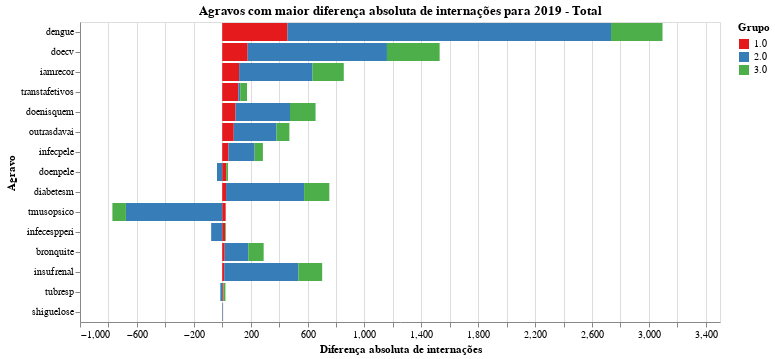

The code cell stored with this chart in its notebook:
### Code cell
chart = plot_grafico_dif(df_19, df_r,
                         'inter_total', 
                         "Agravos com maior diferença absoluta de internações para 2019 - Total",
                        "Diferença absoluta de internações")

#chart.save('tx_bruta_t.svg')
chart

### Figure 1 — Vega-Lite specification as saved in the notebook (floating-point values rounded to 4 significant figures)
{"config": {"view": {"continuousWidth": 400, "continuousHeight": 300}, "range": {"category": {"scheme": "set1"}}}, "data": {"name": "data-7ef2bb84d7b1ca2ac9f557a8c9c7969b"}, "mark": "bar", "encoding": {"color": {"type": "nominal", "field": "grupo", "title": "Grupo"}, "order": {"type": "nominal", "field": "grupo", "sort": "ascending"}, "tooltip": {"type": "quantitative", "field": "taxa"}, "x": {"type": "quantitative", "field": "taxa", "title": "Diferença absoluta de internações"}, "y": {"type": "nominal", "field": "agravo", "sort": null, "title": "Agravo"}}, "title": "Agravos com maior diferença absoluta de internações para 2019 - Total", "width": 640, "$schema": "https://vega.github.io/schema/vega-lite/v4.8.1.json", "datasets": {"data-7ef2bb84d7b1ca2ac9f557a8c9c7969b": [{"agravo": "dengue", "grupo": "1.0", "taxa": 459.0}, {"agravo": "dengue", "grupo": "2.0", "taxa": 2275.0}, {"agravo": "dengue", "grupo": "3.0", "taxa": 361.9}, {"agravo": "doecv", "grupo": "1.0", "taxa": 178.9}, {"agravo": "doecv", "grupo": "2.0", "taxa": 979.4}, {"agravo": "doecv", "grupo": "3.0", "taxa": 370.4}, {"agravo": "iamrecor", "grupo": "1.0", "taxa": 118.8}, {"agravo": "iamrecor", "grupo": "2.0", "taxa": 516.1}, {"agravo": "iamrecor", "grupo": "3.0", "taxa": 219.8}, {"agravo": "transtafetivos", "grupo": "1.0", "taxa": 113.4}, {"agravo": "transtafetivos", "grupo": "2.0", "taxa": 13.22}, {"agravo": "transtafetivos", "grupo": "3.0", "taxa": 47.44}, {"agravo": "doenisquem", "grupo": "1.0", "taxa": 93.67}, {"agravo": "doenisquem", "grupo": "2.0", "taxa": 382.9}, {"agravo": "doenisquem", "grupo": "3.0", "taxa": 179.7}, {"agravo": "outrasdavai", "grupo": "1.0", "taxa": 81.0}, {"agravo": "outrasdavai", "grupo": "2.0", "taxa": 300.8}, {"agravo": "outrasdavai", "grupo": "3.0", "taxa": 90.44}, {"agravo": "infecpele", "grupo": "1.0", "taxa": 43.44}, {"agravo": "infecpele", "grupo": "2.0", "taxa": 184.4}, {"agravo": "infecpele", "grupo": "3.0", "taxa": 58.11}, {"agravo": "doenpele", "grupo": "1.0", "taxa": 28.0}, {"agravo": "doenpele", "grupo": "2.0", "taxa": -36.78}, {"agravo": "doenpele", "grupo": "3.0", "taxa": 12.33}, {"agravo": "diabetesm", "grupo": "1.0", "taxa": 26.89}, {"agravo": "diabetesm", "grupo": "2.0", "taxa": 548.9}, {"agravo": "diabetesm", "grupo": "3.0", "taxa": 177.2}, {"agravo": "tmusopsico", "grupo": "1.0", "taxa": 24.22}, {"agravo": "tmusopsico", "grupo": "2.0", "taxa": -677.2}, {"agravo": "tmusopsico", "grupo": "3.0", "taxa": -95.11}, {"agravo": "infecespperi", "grupo": "1.0", "taxa": 21.67}, {"agravo": "infecespperi", "grupo": "2.0", "taxa": -77.78}, {"agravo": "infecespperi", "grupo": "3.0", "taxa": 4.444}, {"agravo": "bronquite", "grupo": "1.0", "taxa": 17.33}, {"agravo": "bronquite", "grupo": "2.0", "taxa": 165.8}, {"agravo": "bronquite", "grupo": "3.0", "taxa": 108.2}, {"agravo": "insufrenal", "grupo": "1.0", "taxa": 14.11}, {"agravo": "insufrenal", "grupo": "2.0", "taxa": 521.7}, {"agravo": "insufrenal", "grupo": "3.0", "taxa": 167.0}, {"agravo": "tubresp", "grupo": "1.0", "taxa": 8.667}, {"agravo": "tubresp", "grupo": "2.0", "taxa": -13.33}, {"agravo": "tubresp", "grupo": "3.0", "taxa": 13.89}, {"agravo": "shiguelose", "grupo": "1.0", "taxa": 1.889}, {"agravo": "shiguelose", "grupo": "2.0", "taxa": 3.889}, {"agravo": "shiguelose", "grupo": "3.0", "taxa": 0.3333}]}}
